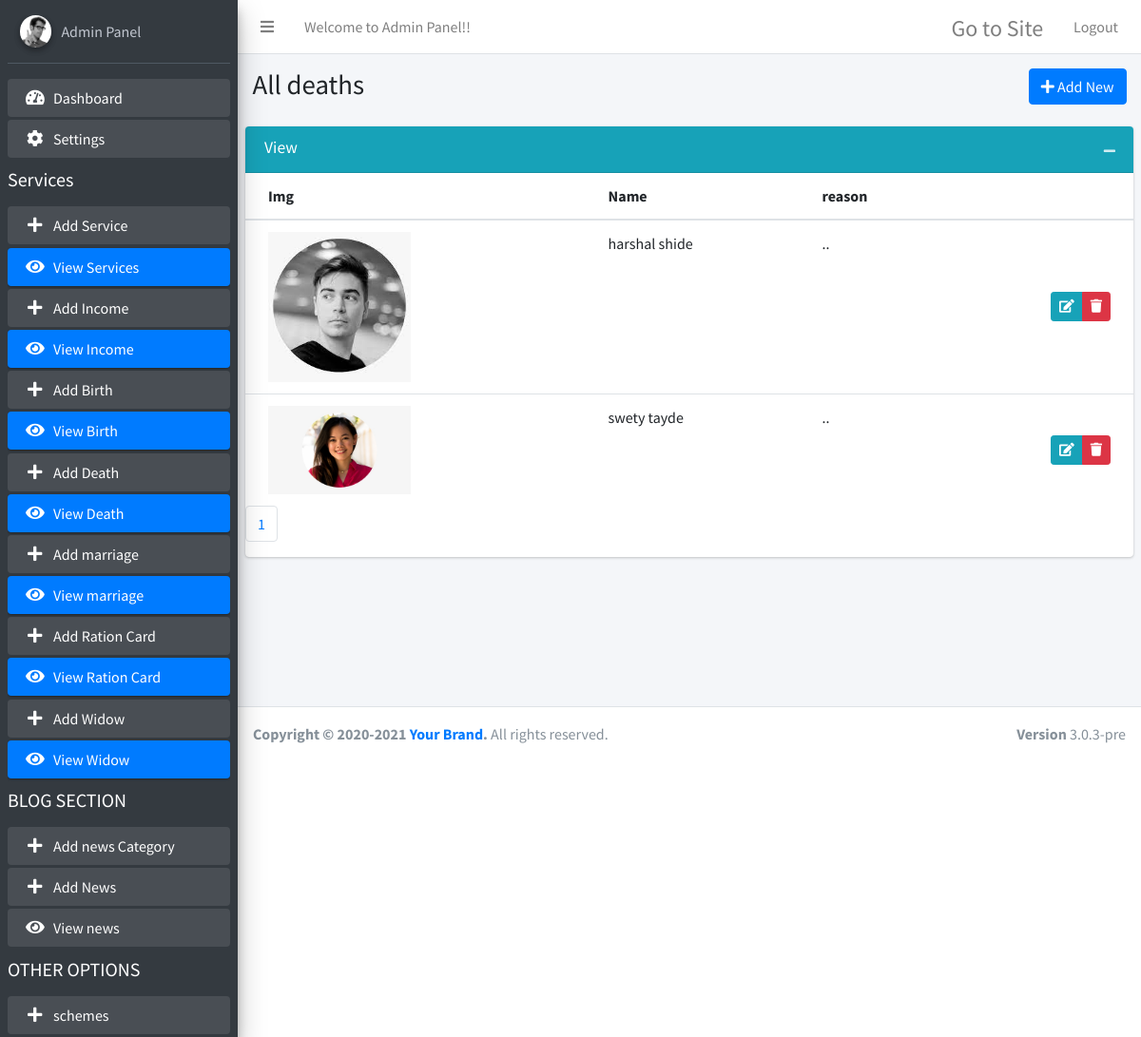
The app's page /admin/view-death.php (signed in) with its own data.
### tables this page shows
CREATE TABLE `death` (
  `id` int(11) NOT NULL,
  `name` varchar(255) NOT NULL,
  `dateofde` date NOT NULL,
  `time` varchar(255) NOT NULL,
  `age` varchar(255) NOT NULL,
  `reason` varchar(255) NOT NULL,
  `report` varchar(255) NOT NULL,
  `gender` varchar(255) NOT NULL,
  `img` varchar(255) NOT NULL
);

### admin/view-death.php (the view, shortened to what this page needs)
<?php
include 'conn.php';
?>
<!DOCTYPE html>
<html>
<head>
  <link rel="stylesheet" href="plugins/fontawesome-free/css/all.min.css">
  <link rel="stylesheet" href="https://code.ionicframework.com/ionicons/2.0.1/css/ionicons.min.css">
  <link rel="stylesheet" href="dist/css/adminlte.min.css">
  <link rel="stylesheet" href="plugins/summernote/summernote-bs4.css">
</head>
<body class="hold-transition sidebar-mini">
<div class="wrapper">
   <?php include"topbar.php"; ?>
  <?php include"sidebar.php"; ?>
<?php
$limit = 10;
if (isset($_GET["page"])) {
	$page  = $_GET["page"];
	}
	else{
	$page=1;
	};
$serial = ($page-1) * $limit;
    $resultt = mysqli_query($con,"SELECT * FROM death ORDER BY id DESC LIMIT $serial, $limit");
?>
  <div class="content-wrapper">
    <section class="content-header">
      <div class="container-fluid">
        <div class="row mb-2">
          <div class="col-sm-6">
            <h1>All deaths</h1>
          </div>
          <div class="col-sm-6" style="text-align:right;">
            <a class="btn btn-primary" href="add-death.php">
            <i class="fa fa-plus" aria-hidden="true"></i> Add New</a>
          </div>
        </div>
      </div>
    </section>
    <section class="content">
      <div class="row">
        <div class="col-md-12">
          <div class="card card-info">
            <div class="card-header">
              <h3 class="card-title">View</h3>
              <div class="card-tools">
                <button type="button" class="btn btn-tool" data-card-widget="collapse" data-toggle="tooltip" title="Collapse">
                  <i class="fas fa-minus"></i></button>
              </div>
            </div>
            <div class="card-body p-0">
              <table class="table">
                <thead>
                  <tr>
                    <th>Img</th>
                    <th>Name</th>
				  <th> reason</th>
                    <th></th>
                  </tr>
                </thead>
                <tbody>
				<?php
			while ($roww = mysqli_fetch_array($resultt)) {
			?>
				  <tr>
					<td><img style="width:150px;" src="images/death/<?php echo $roww["img"]; ?>"></td>
                    <td><?php echo $roww["name"]; ?></td>
					<td><?php $dec = $roww['reason'];
								$removetag = strip_tags($dec);
								$trim = $string = substr($removetag,0,600);
								echo $trim ; ?>..</td>
                    <td class="text-right py-0 align-middle">
                      <div class="btn-group btn-group-sm">
						<a href="add-death.php?edit=<?php echo $roww["id"]; ?>" onclick="return confirm('Are you sure?')"  class="btn btn-info"><i class="fas fa-edit"></i></a>
                        <a href="view-death.php?delete_id=<?php echo $roww["id"]; ?>" onclick="return confirm('Are you sure?')" class="btn btn-danger"><i class="fas fa-trash"></i></a>
                      </div>
                    </td>
                </tr>
			<?php
			}
			?>
				</tbody>
              </table>
            </div>
			 <?php
			$result_db = mysqli_query($con,"SELECT COUNT(id) FROM death");
		$row_db = mysqli_fetch_row($result_db);
		$total_records = $row_db[0];
		$total_pages = ceil($total_records / $limit);
		$pagLink = "<ul class='pagination'>";
		for ($i=1; $i<=$total_pages; $i++) {
					  $pagLink .= "<li class='page-item'><a class='page-link' href='view-death.php?page=".$i."'>".$i."</a></li>";
		}
		echo $pagLink . "</ul>";
		?>
          </div>
        </div>
      </div>
    </section>
  </div>
 <?php include"footer.php"; ?>
</div>
</body>
</html>

### records on screen
death: img (picture), name "harshal shide"
death: img (picture), name "swety tayde"
